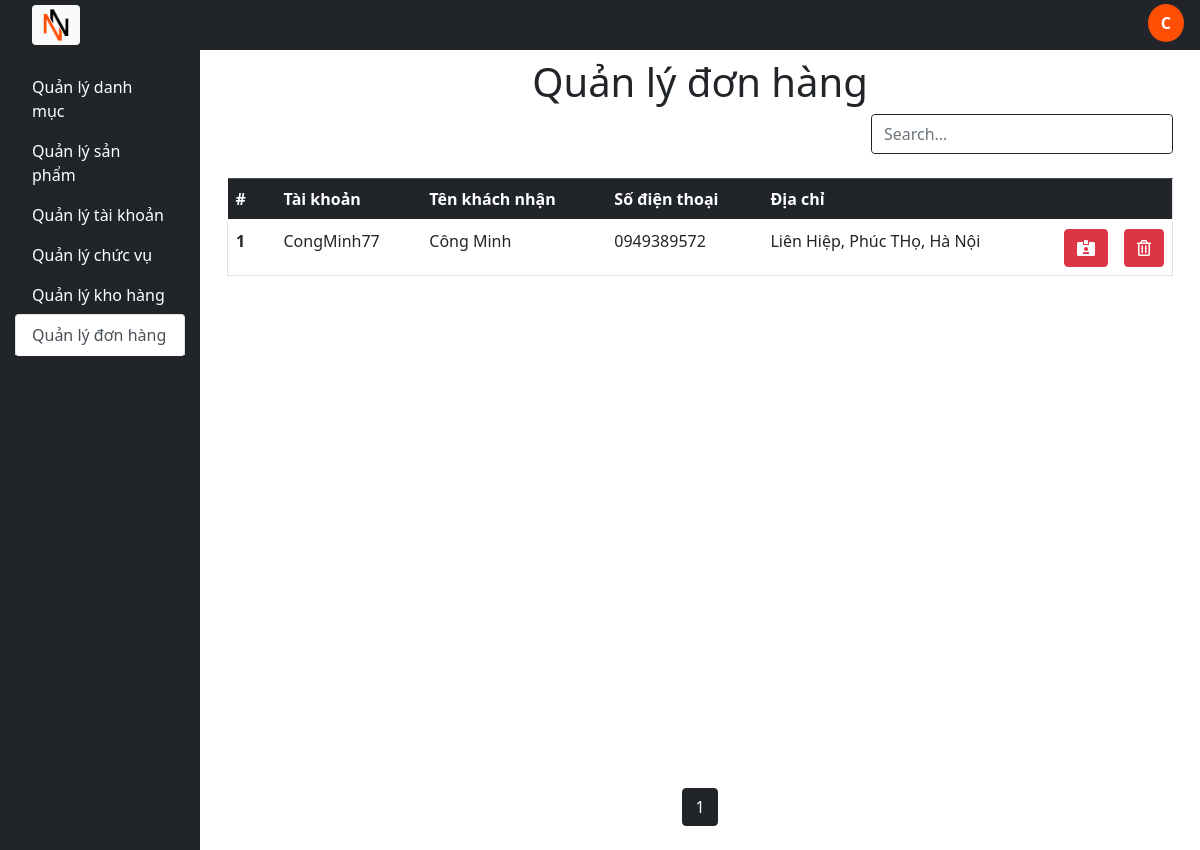
The page /order (signed in) on the database its author committed.
### tables this page shows
CREATE TABLE `order_account` (
  `id_order_account` int NOT NULL AUTO_INCREMENT,
  `id_account` int NOT NULL,
  `order_date` datetime NOT NULL,
  `recipient_name` varchar(50) NOT NULL,
  `phone` varchar(12) NOT NULL,
  `receiver_address` varchar(100) NOT NULL,
  `note` text NOT NULL,
  PRIMARY KEY (`id_order_account`),
  KEY `fk_order_account` (`id_account`),
  CONSTRAINT `fk_order_account` FOREIGN KEY (`id_account`) REFERENCES `account` (`id_account`)
);

CREATE TABLE `account` (
  `id_account` int NOT NULL AUTO_INCREMENT,
  `hoTen` varchar(255) DEFAULT NULL,
  `dob` varchar(255) DEFAULT NULL,
  `gender` bit(1) DEFAULT NULL,
  `userName` varchar(100) NOT NULL,
  `passWord` varchar(100) NOT NULL,
  `email` varchar(255) DEFAULT NULL,
  `soDienThoai` varchar(255) DEFAULT NULL,
  `diaChi` varchar(255) DEFAULT NULL,
  `created_time` datetime NOT NULL,
  `update_time` datetime NOT NULL,
  PRIMARY KEY (`id_account`),
  UNIQUE KEY `userName` (`userName`),
  UNIQUE KEY `email` (`email`),
  UNIQUE KEY `soDienThoai` (`soDienThoai`)
);

### controllers/BaseController.php (called while the page is built, shortened)
<?php
class BaseController
{
    protected function loadView($viewpath, array $data = [])
    {
        return require(self::VIEW_FOLDER_NAME . '/' . str_replace('.', '/', $viewpath) . '.php');
    }
    protected function removeSpecialCharacter($str)
    {
        $str = str_replace('\\', '\\\\', $str);
        $str = str_replace('\'', '\\\'', $str);
        return $str;
    }
    protected function getGet($key)
    {
        $value = '';
        return $this->removeSpecialCharacter($value);
    }
}

### index.php (called while the page is built, shortened)
<?php
require_once("./core/Database.php");
require_once("./models/BaseModel.php");
require_once("./controllers/BaseController.php");
$actionName = $_REQUEST['action'] ?? 'index';
$controllerObject = new $controllerName;
$controllerObject->$actionName();

### core/Database.php (called while the page is built, shortened)
<?php
class Database
{
	public function connect(){
		$connect = mysqli_connect(self::HOST, self::USER, self::PASSWORD, self::DATABASE);
		mysqli_set_charset($connect, "utf8");
		if(mysqli_connect_errno() === 0){
			return $connect;
		}
		return false;
	}
}

### models/BaseModel.php (called while the page is built, shortened)
<?php
class BaseModel extends Database
{
    protected $connect;
    public function __construct()
    {
        $this->connect = $this->connect();
    }
    public function select($table, $select = ['*'], $orderBys = [])
    {
        $columns = implode(',', $select);
        $orderByString = implode(' ', $orderBys);
        if ($orderByString) {
            $sql = "SELECT ${columns} FROM ${table} ORDER BY ${orderByString}";
        } else {
            $sql = "SELECT ${columns} FROM ${table}";
        }
        $query = $this->_query($sql);
        $data = [];
        if ($query != null) {
            while ($row = mysqli_fetch_array($query, 1)) {
                $data[] = $row;
            }
        }
        return $data;
    }
    public function innerjoinPaging($table, $table1, $select = [''], $select1 = [''], $id, $limit, $page)
    {
        $firstIndex = ($page - 1) * $limit;
        $unite = [];
        $unite1 = [];
        for ($i = 0; $i < count($select); $i++) {
            $unite[] = $table . '.' . $select[$i];
        }
        for ($i = 0; $i < count($select1); $i++) {
            $unite1[] = $table1 . '.' . $select1[$i];
        }
        $final = implode(",", $unite);
        $final1 = implode(",", $unite1);
        $sql = "SELECT ${final}, ${final1} FROM ${table} INNER JOIN ${table1} ON ${table}.$id = ${table1}.$id LIMIT ${firstIndex} , ${limit}";
        $query = $this->_query($sql);
        $data = [];
        if ($query != null) {
            while ($row = mysqli_fetch_array($query, 1)) {
                $data[] = $row;
            }
        }
        return $data;
    }
    public function _query($sql)
    {
        return mysqli_query($this->connect, $sql);
    }
}

### models/OrderModel.php (called while the page is built, shortened)
<?php
class OrderModel extends BaseModel
{
    public function selectAllOrderAccount($select = ['*'], $orderBys = [])
    {
        return $this->select(self::TABLE_ORDER_ACCOUNT, $select, $orderBys);
    }
    public function pagingOrder($select = [''], $select1 = [''], $id, $limit, $page)
    {
        return $this->innerjoinPaging(
            self::TABLE_ORDER_ACCOUNT,
            self::TABLE_ACCOUNT,
            $select,
            $select1,
            $id,
            $limit,
            $page
        );
    }
}

### views/front/orders/index.php (the view)
<main class="col-10 position-relative">
	<center class="mt-2"><h1>Quản lý đơn hàng</h1></center>
	<section>
		<div class="d-flex mt-2">
			<div class="container-fluid">
			</div>
			<div class="container-fluid w-50">
				<div class="d-flex border border-dark rounded">
					<input class="form-control border-0 sm-2 rounded-start" type="search" placeholder="Search..." aria-label="Search" name="s" value="" id="myInput">
				</div>
			</div>
		</div>
		<div class="container-fluid" id="myDIV">
			<table class="table table-hover mt-4">
				<thead class="table-dark">
					<tr class="border-right">
				      <th scope="col" style="width: 3rem">#</th>
				      <th scope="col" >Tài khoản</th>
				      <th scope="col" >Tên khách nhận</th>
				      <th scope="col" >Số điện thoại</th>
				      <th scope="col" >Địa chỉ</th>
				      <th scope="col" style="width: 3rem"></th>
				      <th scope="col" style="width: 3rem"></th>
				    </tr>
				</thead>
				<tbody id="myTable">
					<?php
						foreach ($paging as $item){
							echo '<tr class="border-left border-right border-bottom">
									<th scope="col">'.++$firstIndex.'</th>
									<td scope="col">'.$item['userName'].'</td>
									<td scope="col">'.$item['recipient_name'].'</td>
									<td scope="col">'.$item['phone'].'</td>
									<td scope="col">'.$item['receiver_address'].'</td>
									<th scope="col">
										<a href="order&action=detail&id='.$item['id_order_account'].'">
											<button class="btn btn-danger")">
												<i class="fas fa-id-card-alt"></i>
											</button>
										</a>
									</th>
									<th scope="col">
										<button class="btn btn-danger" onclick="deleteOrder('.$item['id_order_account'].')">
											<i class="far fa-trash-alt"></i>
										</button>
									</th>
								</tr>';
						}
					?>
				</tbody>
			</table>
		</div>
	</section>

### assets/css/styleAdmin.css (style rules this page uses)
a { text-decoration: none !important; }

### rows shown on the page
order_account: id_account.userName "CongMinh77", recipient_name "Công Minh", phone "0949389572", receiver_address "Liên Hiệp, Phúc THọ, Hà Nội"

### other values the page prints
$sessionUser[0] "C"
$title[$i] "danh mục"
$title[$i] "sản phẩm"
$title[$i] "tài khoản"
$title[$i] "chức vụ"
$title[$i] "kho hàng"
$title[$i] "đơn hàng"
